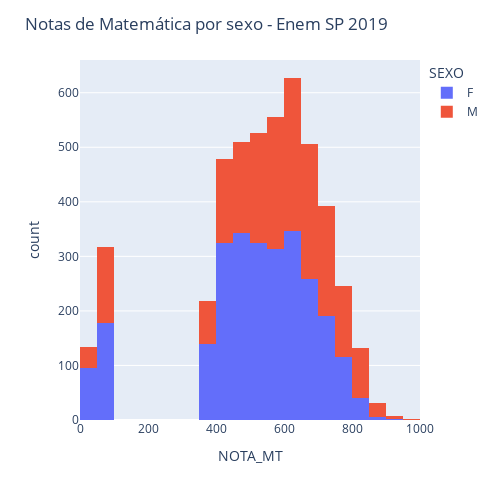

Notebook code for this chart:
### Code cell
grafico =  px.histogram (enem_sjrp,  x = "NOTA_MT", nbins=20, color='SEXO') 
grafico.update_layout(width=500,height=500,title_text='Notas de Matemática por sexo - Enem SP 2019') 
grafico.show()

### Figure 1 — Plotly figure (JSON) as saved in the notebook; plotly's stock layout.template omitted (floating-point values rounded to 4 significant figures; data arrays with more than 128 entries replaced by an {"elided": "..."} marker saying what was removed)
{"data": [{"alignmentgroup": "True", "bingroup": "x", "hovertemplate": "SEXO=F<br>NOTA_MT=%{x}<br>count=%{y}<extra></extra>", "legendgroup": "F", "marker": {"color": "#636efa", "pattern": {"shape": ""}}, "name": "F", "nbinsx": 20, "offsetgroup": "F", "orientation": "v", "showlegend": true, "type": "histogram", "x": {"elided": "2675 float values"}, "xaxis": "x", "yaxis": "y"}, {"alignmentgroup": "True", "bingroup": "x", "hovertemplate": "SEXO=M<br>NOTA_MT=%{x}<br>count=%{y}<extra></extra>", "legendgroup": "M", "marker": {"color": "#EF553B", "pattern": {"shape": ""}}, "name": "M", "nbinsx": 20, "offsetgroup": "M", "orientation": "v", "showlegend": true, "type": "histogram", "x": {"elided": "2007 float values"}, "xaxis": "x", "yaxis": "y"}], "layout": {"barmode": "relative", "height": 500, "legend": {"title": {"text": "SEXO"}, "tracegroupgap": 0}, "margin": {"t": 60}, "title": {"text": "Notas de Matemática por sexo - Enem SP 2019"}, "width": 500, "xaxis": {"anchor": "y", "autorange": true, "domain": [0, 1], "range": [0, 1000], "title": {"text": "NOTA_MT"}, "type": "linear"}, "yaxis": {"anchor": "x", "autorange": true, "domain": [0, 1], "range": [0, 660], "title": {"text": "count"}}}}
